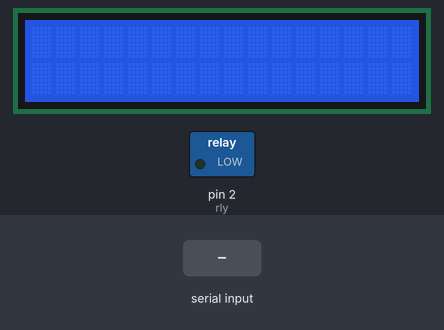
This sketch was run on a simulated Arduino Uno, built with avr-gcc and run on an emulated ATmega328P. On the bench: 16×2 character LCD, switched loads named in the sketch (green lamp = pin HIGH). Inputs (shaded band) come from the test bench. What the sketch prints to the serial monitor is not drawn.

Above: at 1.2 s.
1.3 s: "90,45\n" received over Serial
At 2.0 s:
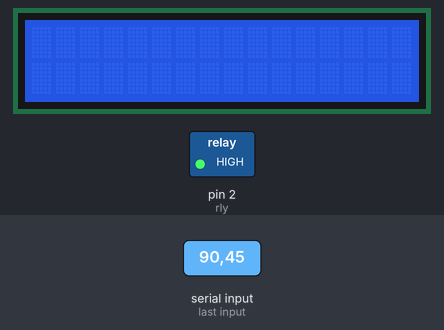
2.8 s: "1\n" received over Serial
At 4.9 s:
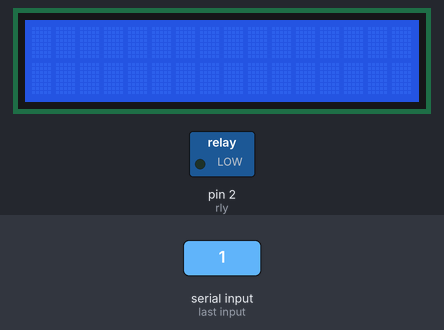
5.2 s: "30,150\n" received over Serial
At 6.2 s:
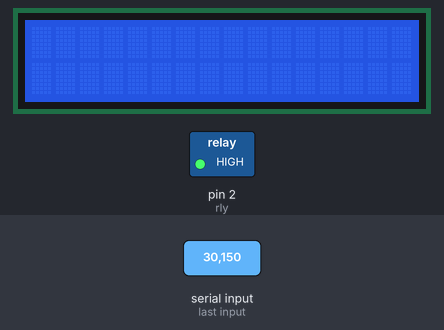
Timing chart, 0 to 36.7 s (numbered marks = the images above; inputs shaded):
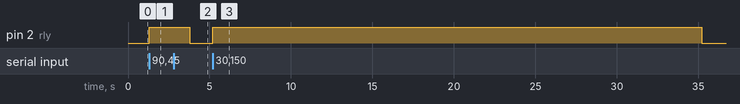

Measured:
- after the input at 1.3 s, pin 2 (rly): LOW → HIGH at once
- after the input at 2.8 s, pin 2 (rly): HIGH → LOW after 1.0 s
- after the input at 5.2 s, pin 2 (rly): LOW → HIGH at once, → LOW 30.0 s later

The sketch:

UVsecworking.ino
```cpp
#include <LiquidCrystal.h>

// initialize the library by associating any needed LCD interface pin
// with the arduino pin number it is connected to
const int rs = 5, en = 6, d4 = 7, d5 = 8, d6 = 9, d7 = 10;
#define inputCLK 14
#define inputDT 15
#define but 16
LiquidCrystal lcd(rs, en, d4, d5, d6, d7);
uint8_t ss = 0;
uint32_t lastTime;
int tim = 0;
uint8_t rly = 2;
void setup() {
  Serial.begin(115200);
  lcd.begin(16, 2);
  pinMode(rly, OUTPUT);
  pinMode(inputCLK, INPUT);
  pinMode(inputDT, INPUT);

  // Set LED pins as outputs
  pinMode(but, INPUT_PULLUP);
  // put your setup code here, to run once:
  Serial.println("Jash ");
}

void loop() {
  if (Serial.available() > 0)
  {
    Serial.println("In input ");
    tim = (Serial.readStringUntil('\n')).toInt();
    if (tim != 0)
    {
      Serial.print("Timer set for ");
      Serial.print("\t");
      Serial.print(tim);
      Serial.print("  seconds");
      ss = 1;
      //delay(2000);
      digitalWrite(rly, HIGH);
      lastTime = millis();
    }
  }
  // put your main code here, to run repeatedly:
  if ((millis() - lastTime >= 1000) && ss == 1)
  {
    tim--;
    lastTime += 1000;
    Serial.println(tim);
    if (tim == 0)
    {
      Serial.println("Done ");
      digitalWrite(rly, LOW);
      ss = 0;
    }
  }
}
```
